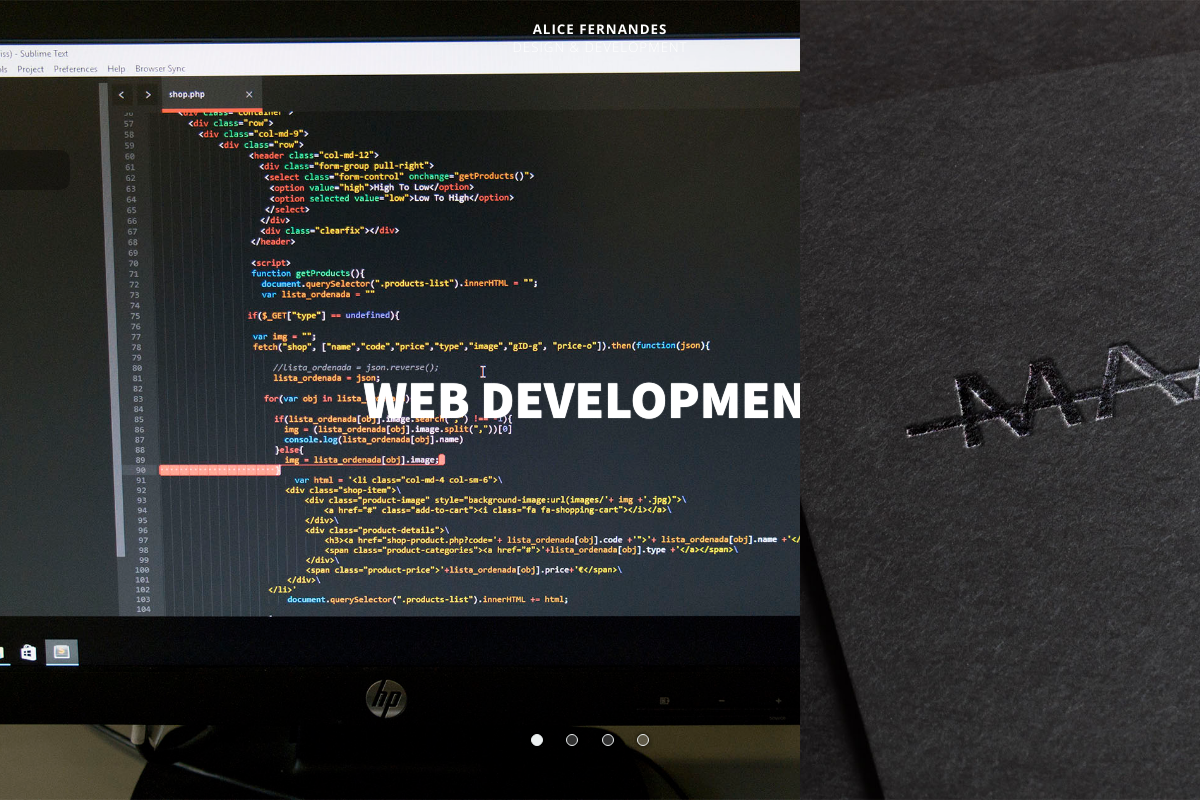
The page / on the database its author committed.
### tables this page shows
CREATE TABLE IF NOT EXISTS `media` (
  `id_media` int(10) NOT NULL AUTO_INCREMENT,
  `projeto_uri` varchar(100) NOT NULL,
  `tipo` varchar(100) NOT NULL,
  `src` varchar(700) NOT NULL,
  `ext` varchar(50) NOT NULL,
  `cover` tinyint(1) DEFAULT NULL,
  `title` varchar(1000) DEFAULT NULL,
  `nome` varchar(100) NOT NULL,
  PRIMARY KEY (`id_media`)
);

### templates/index.php (the view, shortened to what this page needs)
<!DOCTYPE html>
<html class="index">
  <head>
    <?php require_once('./includes/_header.php') ?>
    <?php
    $maxImages = 5;
    $conn = new mysqli(DB_HOST, DB_USER, DB_PASSWORD, DB_NAME);
    $query = "SELECT * FROM `media` WHERE title IS NOT NULL GROUP BY title ORDER BY RAND() LIMIT $maxImages";
    $result = $conn->query($query);
    $resultHTML = '';
    $i = 0;
    while($row=$result->fetch_assoc()){
      $string = $row['src'];
      $description = $row['title'];
      $resultHTML.="<div class=\"slide\" style=\"background-image:url(http://".$host . "/" ."media/".$string."@1900.jpg)\" data-slide=\"".($i+1)."\"><div class=\"title\"><p>$description</p></div></div>";
      $i++;
    }
     ?>
  </head>
  <body>
    <div class="site-container"><?php require_once('./includes/_sidebar.php') ?>
      <div class="main-content">
        <header><span class="letring">
            <p>Alice Fernandes</p>
            <p>Design & Development</p></span></header>
        <div class="ui-component slideshow slideshow-fullpage slideshow-absolute-pos">
          <div class="slide-container">
            <?php echo($resultHTML); ?>
            </div>
          <div class="ui-component slide-controller">
            <ul>
              <li class="slider-control" data-slide="1"> </li>
              <li class="slider-control" data-slide="2"></li>
              <li class="slider-control" data-slide="3"></li>
              <li class="slider-control" data-slide="4"></li>
            </ul>
          </div>
        </div>
      </div>
    </div>
  </body>
</html>

### css/ui.css (style rules this page uses)
* { font-family:"Source Sans Pro";margin:0;padding:0 }
body { margin:0;padding:0;width:112%;width:120%;overflow:hidden;background-color:#272827;text-align:justify }
h1,h2,h3,h4,p { margin:0;padding:0 }
li,ul { list-style-type:none;padding:0 }
.site-container { position:relative;left:-12%;transition:left 0.5s }
.main-content { display:inline-block;width:83%;position:relative;height:100vh;overflow-y:auto;overflow-x:hidden }
.index { display:block;height:100%;height:100vh }
header { width:100vw }
.title { text-align:center;text-transform:uppercase;font-weight:900;font-size:40pt;color:white;text-shadow:white 0 0 1px;font-family:"Source Sans Pro";-webkit-user-select:none;-moz-user-select:none;-ms-user-select:none;user-select:none;width:100vw;height:100vh;line-height:100vh }
.letring { margin:20px auto auto;text-transform:uppercase;text-align:center;color:white;font-size:10pt;position:relative;top:0;width:220px;letter-spacing:1px;-webkit-user-select:none;-moz-user-select:none;-ms-user-select:none;user-select:none;display:block;z-index:97 }
.letring p:first-child { font-weight:bold;font-family:"Open Sans";text-rendering:optimizeLegibility }
.letring p:last-child { font-weight:100;font-family:"Open Sans";text-rendering:optimizeLegibility }
.slideshow { position:relative }
.slideshow-absolute-pos { position:absolute;top:0;left:0;overflow:scroll }
.slideshow-fullpage { height:100vh;width:100vw;overflow:hidden }
.slide-container { height:inherit;position:relative;left:0;transition:left 0.5s }
.slide { width:33.33%;height:100%;display:block;float:left;background-position:center;background-size:cover;background-position:center }
.slide-controller { position:absolute;bottom:50px;display:block;color:white;width:100%;text-align:center }
.slide-controller li { width:10px;height:10px;display:inline-block;background-color:rgba(255, 255, 255, 0.2);margin-right:20px;border:1px solid #ecf0f1;border-radius:100%;cursor:pointer;transition:background-color 0.5s;box-shadow:0px 0px 4px 0px rgba(0, 0, 0, 0.7) }
.slide-controller li.active { background-color:#ecf0f1;transition:background-color 0.5s }
.index .main-content { overflow:hidden }
@media screen and (max-width:1250px) { .main-content,.site-container,body { width:100%;left:0px } }

### rows shown on the page
media: src (picture), title "WEB DEVELOPMENT"
media: src (picture)
